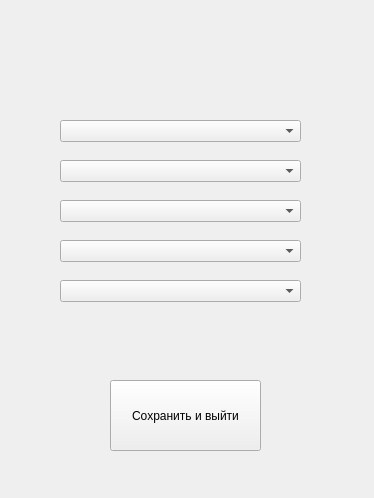
<?xml version="1.0" encoding="UTF-8"?>
<ui version="4.0">
 <class>ui_settings</class>
 <widget class="QWidget" name="ui_settings">
  <property name="geometry">
   <rect>
    <x>0</x>
    <y>0</y>
    <width>374</width>
    <height>498</height>
   </rect>
  </property>
  <property name="windowTitle">
   <string>Form</string>
  </property>
  <widget class="QPushButton" name="close">
   <property name="geometry">
    <rect>
     <x>110</x>
     <y>380</y>
     <width>151</width>
     <height>71</height>
    </rect>
   </property>
   <property name="text">
    <string>Сохранить и выйти</string>
   </property>
  </widget>
  <widget class="QComboBox" name="comboBox">
   <property name="geometry">
    <rect>
     <x>60</x>
     <y>120</y>
     <width>241</width>
     <height>22</height>
    </rect>
   </property>
  </widget>
  <widget class="QComboBox" name="comboBox_2">
   <property name="geometry">
    <rect>
     <x>60</x>
     <y>160</y>
     <width>241</width>
     <height>22</height>
    </rect>
   </property>
  </widget>
  <widget class="QComboBox" name="comboBox_3">
   <property name="geometry">
    <rect>
     <x>60</x>
     <y>200</y>
     <width>241</width>
     <height>22</height>
    </rect>
   </property>
  </widget>
  <widget class="QComboBox" name="comboBox_4">
   <property name="geometry">
    <rect>
     <x>60</x>
     <y>240</y>
     <width>241</width>
     <height>22</height>
    </rect>
   </property>
  </widget>
  <widget class="QComboBox" name="comboBox_5">
   <property name="geometry">
    <rect>
     <x>60</x>
     <y>280</y>
     <width>241</width>
     <height>22</height>
    </rect>
   </property>
  </widget>
 </widget>
 <resources/>
 <connections/>
</ui>
